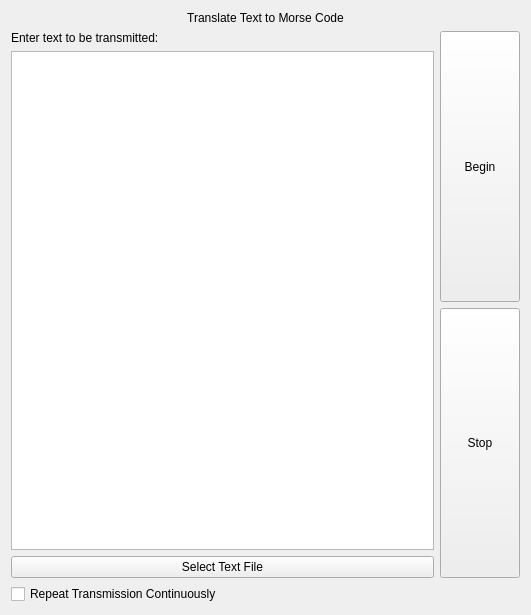
<?xml version="1.0" encoding="UTF-8"?>
<ui version="4.0">
 <class>LanMorseForm</class>
 <widget class="QWidget" name="LanMorseForm">
  <property name="geometry">
   <rect>
    <x>0</x>
    <y>0</y>
    <width>531</width>
    <height>615</height>
   </rect>
  </property>
  <property name="windowTitle">
   <string>Morse Code</string>
  </property>
  <layout class="QGridLayout" name="gridLayout">
   <item row="0" column="0" colspan="2">
    <widget class="QLabel" name="morseLabel">
     <property name="sizePolicy">
      <sizepolicy hsizetype="Preferred" vsizetype="Fixed">
       <horstretch>0</horstretch>
       <verstretch>0</verstretch>
      </sizepolicy>
     </property>
     <property name="text">
      <string>Translate Text to Morse Code</string>
     </property>
     <property name="alignment">
      <set>Qt::AlignCenter</set>
     </property>
     <property name="wordWrap">
      <bool>true</bool>
     </property>
    </widget>
   </item>
   <item row="2" column="0">
    <layout class="QVBoxLayout" name="verticalLayout_2">
     <item>
      <widget class="QLabel" name="textEntryLabel">
       <property name="sizePolicy">
        <sizepolicy hsizetype="Preferred" vsizetype="Fixed">
         <horstretch>0</horstretch>
         <verstretch>0</verstretch>
        </sizepolicy>
       </property>
       <property name="text">
        <string>Enter text to be transmitted:</string>
       </property>
       <property name="wordWrap">
        <bool>true</bool>
       </property>
      </widget>
     </item>
     <item>
      <widget class="QPlainTextEdit" name="morsePlainTextEdit"/>
     </item>
     <item>
      <widget class="QPushButton" name="selectTextFileButton">
       <property name="sizePolicy">
        <sizepolicy hsizetype="Minimum" vsizetype="Minimum">
         <horstretch>0</horstretch>
         <verstretch>0</verstretch>
        </sizepolicy>
       </property>
       <property name="text">
        <string>Select Text File</string>
       </property>
      </widget>
     </item>
    </layout>
   </item>
   <item row="2" column="1">
    <layout class="QVBoxLayout" name="verticalLayout">
     <item>
      <widget class="QPushButton" name="morseButton">
       <property name="sizePolicy">
        <sizepolicy hsizetype="Minimum" vsizetype="Minimum">
         <horstretch>0</horstretch>
         <verstretch>0</verstretch>
        </sizepolicy>
       </property>
       <property name="text">
        <string>Begin</string>
       </property>
      </widget>
     </item>
     <item>
      <widget class="QPushButton" name="pauseButton">
       <property name="sizePolicy">
        <sizepolicy hsizetype="Minimum" vsizetype="Minimum">
         <horstretch>0</horstretch>
         <verstretch>0</verstretch>
        </sizepolicy>
       </property>
       <property name="text">
        <string>Stop</string>
       </property>
      </widget>
     </item>
    </layout>
   </item>
   <item row="3" column="0" colspan="2">
    <widget class="QCheckBox" name="repeatCheckBox">
     <property name="text">
      <string>Repeat Transmission Continuously</string>
     </property>
    </widget>
   </item>
  </layout>
 </widget>
 <resources/>
 <connections/>
</ui>
